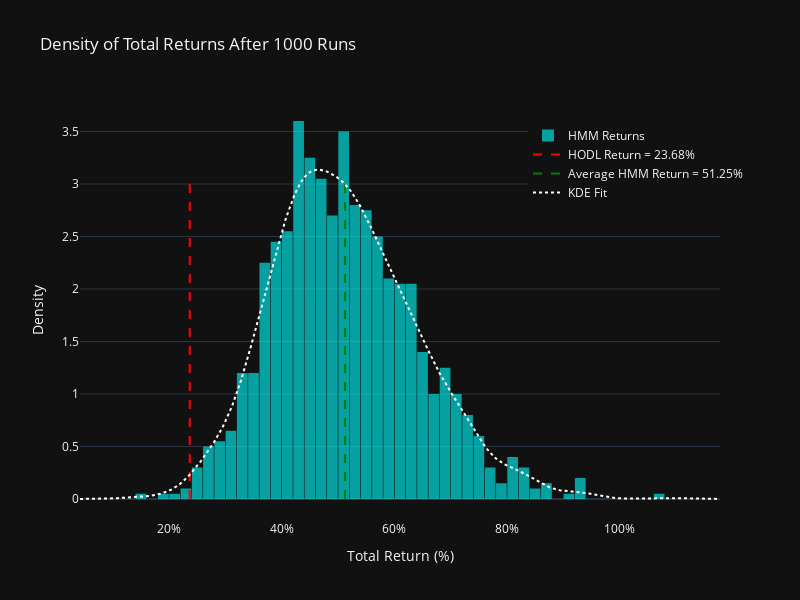

Notebook source saved alongside this figure:
### Markdown cell above
The portfolio value curves highlight this improvement: the HMM strategy consistently diverges upward from the benchmark, particularly during periods of drawdown, demonstrating its ability to sidestep adverse market regimes. Complementing this, the return distribution shows that the bulk of outcomes lie well above the benchmark’s 23.68%, indicating that strong outperformance is not an outlier but the central tendency.

### Code cell
plotter.plot_return_distribution(mc_backtester)

### Figure 1 — Plotly figure (JSON) as saved in the notebook; plotly's stock layout.template omitted (floating-point values rounded to 4 significant figures; data arrays with more than 128 entries replaced by an {"elided": "..."} marker saying what was removed)
{"data": [{"histnorm": "probability density", "marker": {"color": "cyan"}, "name": "HMM Returns", "opacity": 0.6, "type": "histogram", "x": {"elided": "1000 float values"}}, {"line": {"color": "red", "dash": "dash"}, "mode": "lines", "name": "HODL Return = 23.68%", "type": "scatter", "x": [0.2368, 0.2368], "y": [0, 3]}, {"line": {"color": "green", "dash": "dash"}, "mode": "lines", "name": "Average HMM Return = 51.25%", "type": "scatter", "x": [0.5125, 0.5125], "y": [0, 3]}, {"line": {"color": "white", "dash": "dot", "width": 2}, "mode": "lines", "name": "KDE Fit", "type": "scatter", "x": {"elided": "500 float values"}, "y": {"elided": "500 float values"}}], "layout": {"bargap": 0.05, "height": 600, "legend": {"x": 0.7, "y": 0.95}, "title": {"text": "Density of Total Returns After 1000 Runs"}, "width": 800, "xaxis": {"tickformat": "0%", "title": {"text": "Total Return (%)"}}, "yaxis": {"title": {"text": "Density"}}}}
